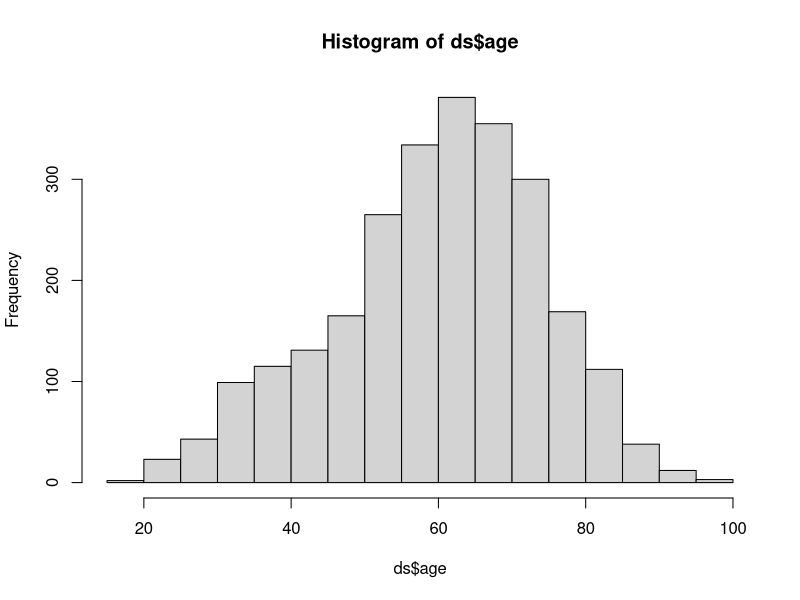
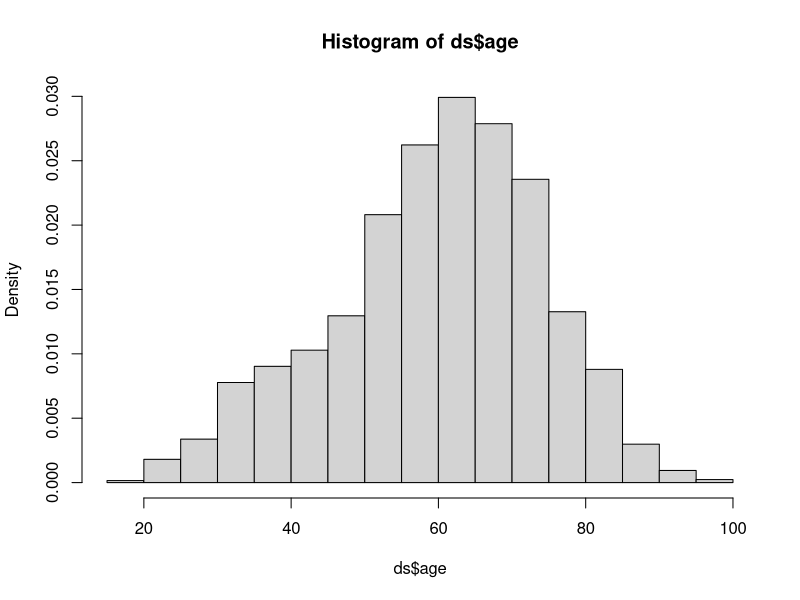
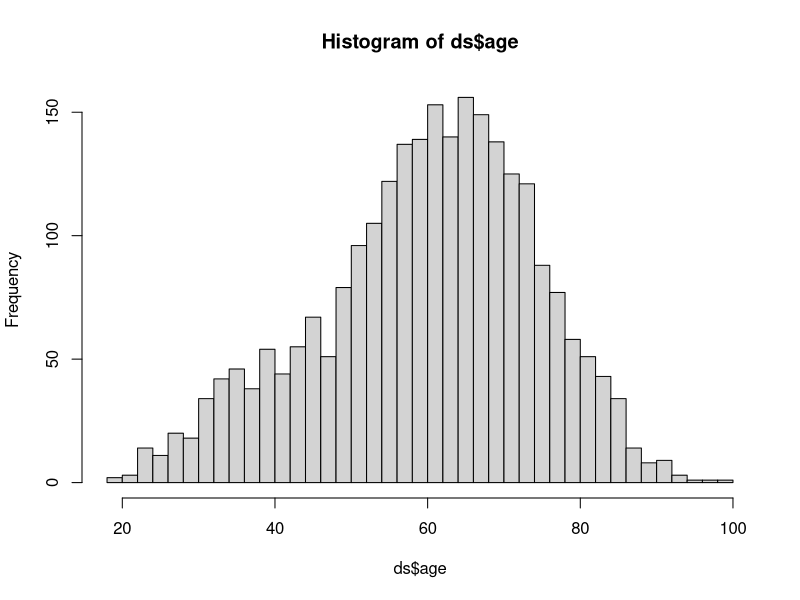
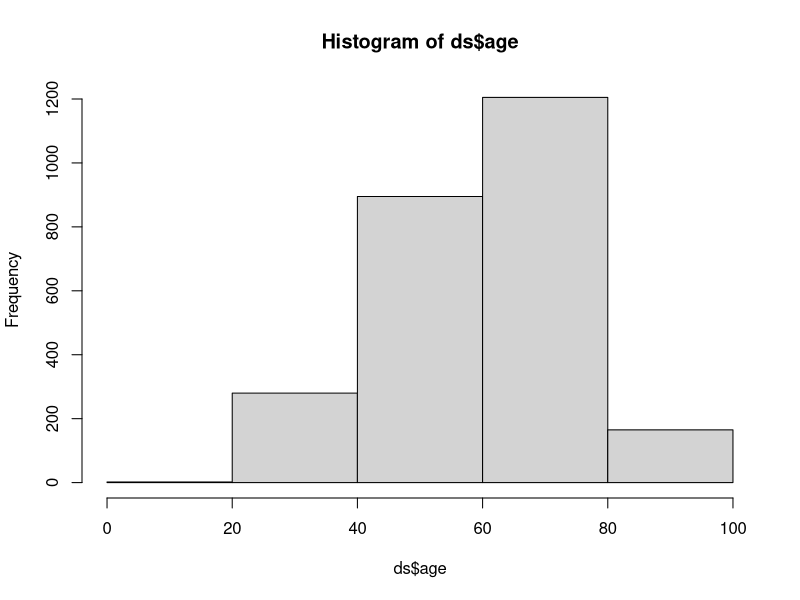
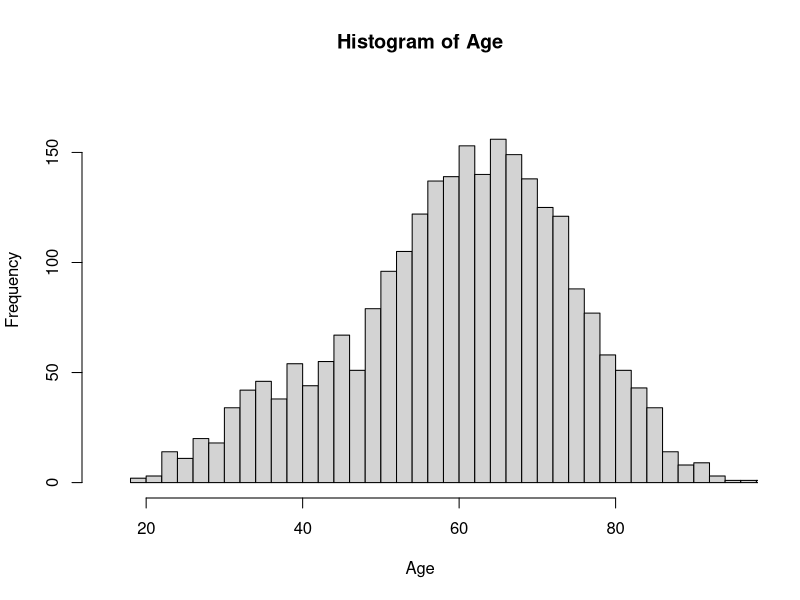
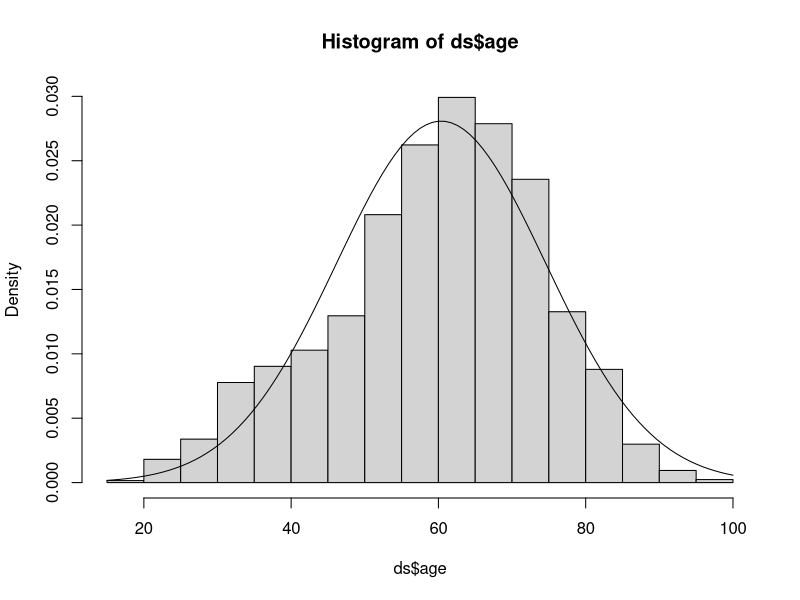
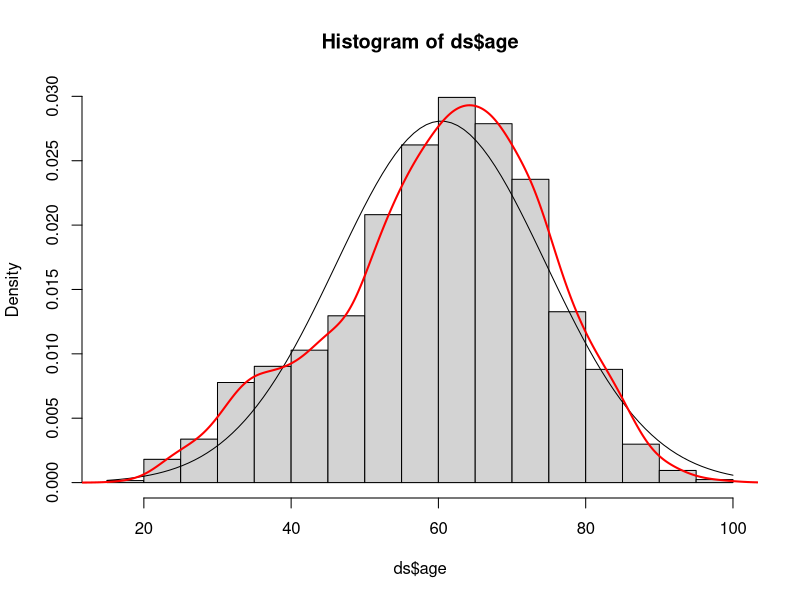
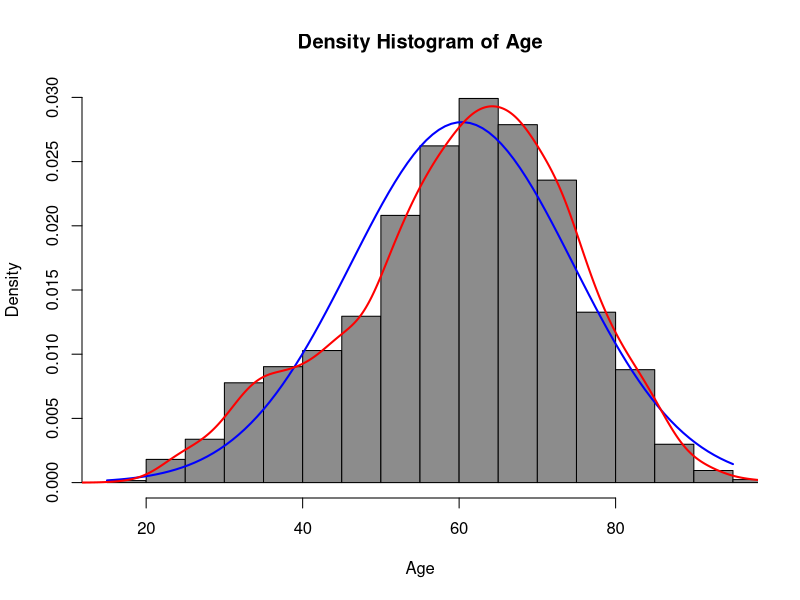

Here is the R script that generated these plots, in order:
## ---- chunk 1
knitr::opts_chunk$set(echo = TRUE)
setwd("~/Methods Labs")
ds <- read.csv("Class Data Set Factored.csv")
library(sfsmisc)
library(psych)
library(sm)
library(car)
## ---- chunk 2
hist(ds$age)
## ---- chunk 3
hist(ds$age, probability = TRUE)
## ---- chunk 4
hist(ds$age, breaks = 30)
## ---- chunk 5
hist(ds$age, breaks = 3)
## ---- chunk 6
hist(ds$age, breaks=30, xlim=c(15,95), ylim=c(0,175), xlab="Age", ylab = "Frequency",
     main="Histogram of Age")
## ---- chunk 7
hist(ds$age, probability = TRUE)
curve(dnorm(x, mean=mean(ds$age, na.rm=T), sd=sd(ds$age, na.rm=T)), add=TRUE)
## ---- chunk 8
hist(ds$age, probability = TRUE)
curve(dnorm(x, mean=mean(ds$age, na.rm=T), sd=sd(ds$age, na.rm=T)), add=TRUE)
lines(density(ds$age, na.rm=TRUE), lwd=2, col="red")
## ---- chunk 9
hist(ds$age, breaks=20, xlim=c(15,95), ylim=c(0,.03), xlab="Age", ylab = "Density",
     main="Density Histogram of Age", probability = TRUE, col = "gray55")
curve(dnorm(x, mean=mean(ds$age, na.rm=T), sd=sd(ds$age, na.rm=T)), add=TRUE, col="blue", lwd=2)
lines(density(ds$age, na.rm=TRUE), lwd=2, col="red")
## ---- chunk 10
dnorm(2, mean = 4, sd=1.5)
## ---- chunk 11
dnorm(65, mean=mean(ds$age, na.rm = T), sd=sd(ds$age, na.rm=T))
## ---- chunk 12
pnorm(5, mean = 6, sd = 2)
## ---- chunk 13
pnorm(65, mean=mean(ds$age, na.rm=T), sd=sd(ds$age, na.rm = T))
## ---- chunk 14
pnorm(65, mean=mean(ds$age, na.rm = T), sd=sd(ds$age, na.rm = T), lower.tail = FALSE)
## ---- chunk 15
qnorm(.3, mean=5, sd=1)
## ---- chunk 16
qnorm(.4, mean=mean(ds$age, na.rm = T), sd=sd(ds$age, na.rm = T))
## ---- chunk 17
rvalues <- rnorm(200, mean=6, sd=2)
hist(rvalues)
## ---- chunk 18
random <- rnorm(1000, mean = 100, sd = 20)
## ---- chunk 19
hist(random, probability = TRUE)
## ---- chunk 20
hist(random, probability = TRUE)
curve(dnorm(x, mean=mean(random, na.rm=T), sd=sd(random, na.rm=T)), add=TRUE, col="dodgerblue3")

## ---- chunk 21
sm.density(random, model = "Normal")
## ---- chunk 22
sm.density(ds$age, model = "Normal")
## ---- chunk 23
qqPlot(random, distribution = "norm")
## ---- chunk 24
qqPlot(ds$age, distribution = "norm")
## ---- chunk 25
boxplot(random)
## ---- chunk 26
boxplot(ds$age)
## ---- chunk 27
ds$z.age <- scale(ds$age)
## ---- chunk 28
ds[which(ds$f.gender=='Women' & ds$age < 19), c("f.gender", "age", "z.age")]
## ---- chunk 29
sd(ds$age, na.rm = TRUE)
## ---- chunk 30
2.981748*sd(ds$age, na.rm = TRUE)
